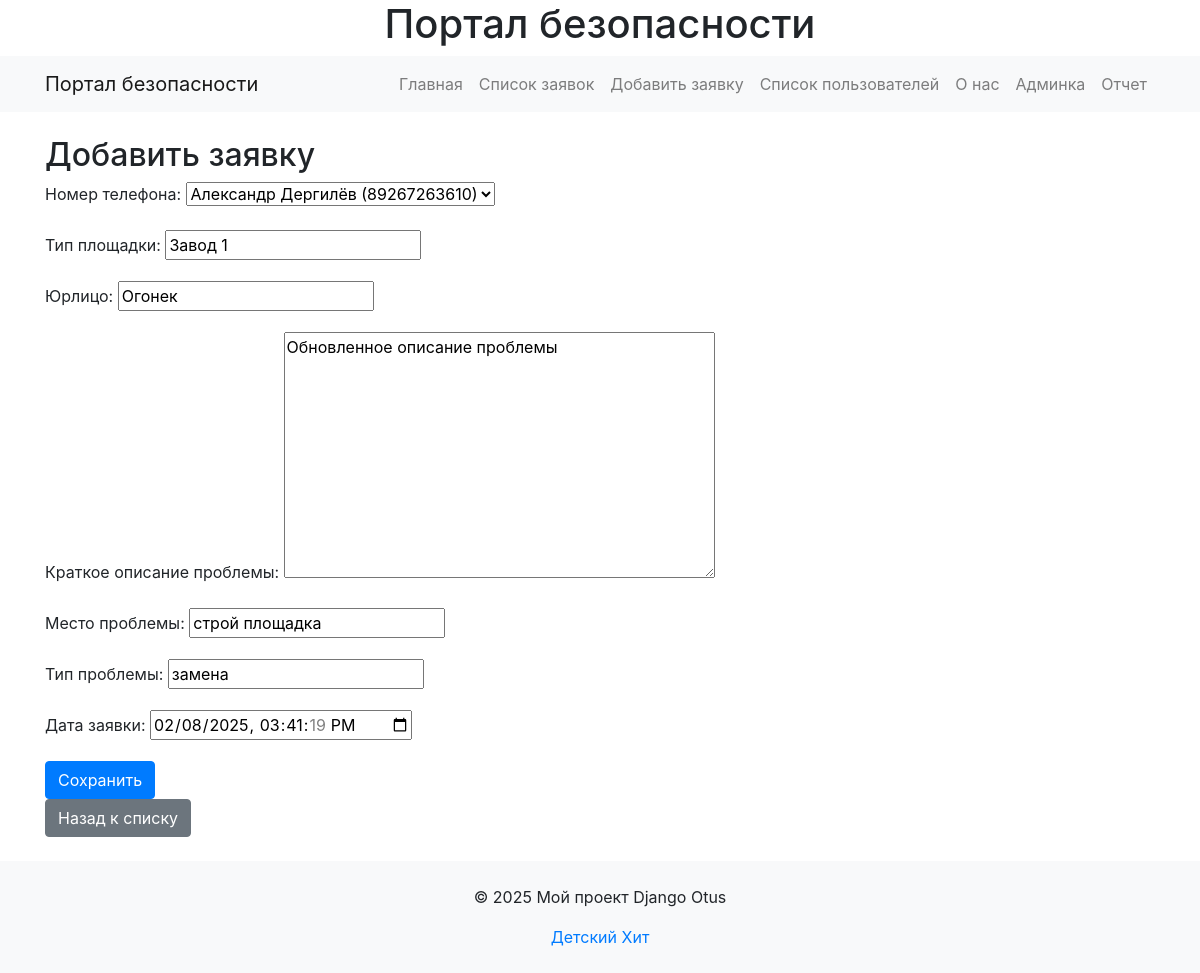
Screenshot of /tasks/12/update/ with the database file from the repository.
### my_app/models.py (models this page shows, shortened)
class Users(models.Model):
    phone_number = models.CharField(
        max_length=11, unique=True, verbose_name="Номер телефона"
    )
    first_name = models.CharField(
        max_length=100, blank=True, null=True, verbose_name="Имя"
    )
    last_name = models.CharField(
        max_length=100, blank=True, null=True, verbose_name="Фамилия"
    )
    def __str__(self):
        return f"{self.first_name} {self.last_name} ({self.phone_number})"

class Task(models.Model):
    STATUS_CHOICES = [
        ('на рассмотрении', 'На рассмотрении'),
        ('в работе', 'В работе'),
        ('просрочена', 'Просрочена'),
        ('выполнена', 'Выполнена'),
    ]
    phone_number = models.ForeignKey(
        Users,
        on_delete=models.CASCADE,
        related_name="tasks",
        verbose_name="Номер телефона",
        default=1,
    )
    platform_type = models.CharField(max_length=100, verbose_name="Тип площадки")
    legal_entity = models.CharField(max_length=100, verbose_name="Юрлицо")
    problem_description = models.TextField(verbose_name="Краткое описание проблемы")
    problem_location = models.CharField(max_length=200, verbose_name="Место проблемы")
    problem_type = models.CharField(max_length=100, verbose_name="Тип проблемы")
    task_date = models.DateTimeField(default=timezone.now, verbose_name="Дата заявки")
    task_id = models.AutoField(primary_key=True, verbose_name="Номер заявки ID")
    status = models.CharField(
        max_length=20,
        choices=STATUS_CHOICES,
        default='на рассмотрении',
        verbose_name="Статус заявки"
    )
    problem_photo = models.ImageField(
        upload_to="problem_photos/", blank=True, null=True, verbose_name="Фото проблемы"
    )
    solution_proposal = models.TextField(
        blank=True, null=True, verbose_name="Предложение по устранению"
    )
    responsible_person = models.CharField(
        max_length=100,
        blank=True,
        null=True,
        verbose_name="ФИО (ответственного за устранение)",
    )
    initiator_name = models.CharField(
        max_length=100, blank=True, null=True, verbose_name="ФИО (инициатора)"
    )
    position = models.CharField(
        max_length=100, blank=True, null=True, verbose_name="Должность"
    )
    department = models.CharField(
        max_length=100, blank=True, null=True, verbose_name="Отдел инициатора"
    )
    planned_fix_date = models.DateField(
        blank=True, null=True, verbose_name="Плановая дата устранения"
    )

### my_app/views.py (the view, shortened to what this page needs)
# urls.py: path("tasks/<int:task_id>/update/", TaskUpdateView.as_view(), name="task_update"),
class TaskUpdateView(UpdateView):
    model = Task  # Указываем модель
    form_class = TaskForm  # Указываем форму
    template_name = "my_app/task_form.html"  # Шаблон для отображения
    pk_url_kwarg = "task_id"  # Имя параметра в URL
    success_url = "/tasks/"  # URL для перенаправления после успешного редактирования

### my_app/forms.py
class TaskForm(forms.ModelForm):
    class Meta:
        model = Task
        fields = [
            "phone_number",
            "platform_type",
            "legal_entity",
            "problem_description",
            "problem_location",
            "problem_type",
            "task_date",
        ]
        widgets = {
            "task_date": forms.DateTimeInput(attrs={"type": "datetime-local"}),
        }

### my_app/templates/my_app/task_form.html (shortened to what this page needs)
{% extends 'my_app/base.html' %}
{% block content %}
    <h2>Добавить заявку</h2>
    <form method="post">
        {{ form.as_p }}
        <button type="submit" class="btn btn-primary">Сохранить</button>
    </form>
    <a href="{% url 'task_list' %}" class="btn btn-secondary">Назад к списку</a>
{% endblock %}

### rows the page displays
Users: phone_number "Александр Дергилёв (89267263610)"
Task: platform_type "Завод 1", legal_entity "Огонек", problem_description "Обновленное описание проблемы", problem_location "строй площадка", problem_type "замена", task_date "02/08/2025 15:41:19"
